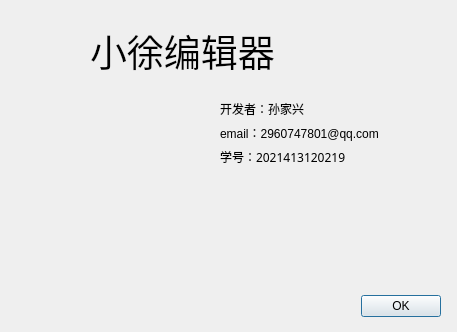
<?xml version="1.0" encoding="UTF-8"?>
<ui version="4.0">
 <class>aboutDialog</class>
 <widget class="QDialog" name="aboutDialog">
  <property name="geometry">
   <rect>
    <x>0</x>
    <y>0</y>
    <width>457</width>
    <height>332</height>
   </rect>
  </property>
  <property name="windowTitle">
   <string>Dialog</string>
  </property>
  <widget class="QDialogButtonBox" name="buttonBox">
   <property name="geometry">
    <rect>
     <x>100</x>
     <y>290</y>
     <width>341</width>
     <height>32</height>
    </rect>
   </property>
   <property name="orientation">
    <enum>Qt::Horizontal</enum>
   </property>
   <property name="standardButtons">
    <set>QDialogButtonBox::Ok</set>
   </property>
  </widget>
  <widget class="QLabel" name="label">
   <property name="geometry">
    <rect>
     <x>90</x>
     <y>30</y>
     <width>241</width>
     <height>41</height>
    </rect>
   </property>
   <property name="font">
    <font>
     <family>Agency FB</family>
     <pointsize>28</pointsize>
    </font>
   </property>
   <property name="text">
    <string>小徐编辑器</string>
   </property>
  </widget>
  <widget class="QWidget" name="">
   <property name="geometry">
    <rect>
     <x>220</x>
     <y>100</y>
     <width>182</width>
     <height>65</height>
    </rect>
   </property>
   <layout class="QVBoxLayout" name="verticalLayout">
    <item>
     <widget class="QLabel" name="label_2">
      <property name="font">
       <font>
        <family>Agency FB</family>
       </font>
      </property>
      <property name="text">
       <string>开发者：孙家兴</string>
      </property>
     </widget>
    </item>
    <item>
     <widget class="QLabel" name="label_4">
      <property name="text">
       <string>email：2960747801@qq.com</string>
      </property>
     </widget>
    </item>
    <item>
     <widget class="QLabel" name="label_3">
      <property name="font">
       <font>
        <family>Agency FB</family>
       </font>
      </property>
      <property name="text">
       <string>学号：2021413120219</string>
      </property>
     </widget>
    </item>
   </layout>
  </widget>
 </widget>
 <resources/>
 <connections>
  <connection>
   <sender>buttonBox</sender>
   <signal>accepted()</signal>
   <receiver>aboutDialog</receiver>
   <slot>accept()</slot>
   <hints>
    <hint type="sourcelabel">
     <x>248</x>
     <y>254</y>
    </hint>
    <hint type="destinationlabel">
     <x>157</x>
     <y>274</y>
    </hint>
   </hints>
  </connection>
  <connection>
   <sender>buttonBox</sender>
   <signal>rejected()</signal>
   <receiver>aboutDialog</receiver>
   <slot>reject()</slot>
   <hints>
    <hint type="sourcelabel">
     <x>316</x>
     <y>260</y>
    </hint>
    <hint type="destinationlabel">
     <x>286</x>
     <y>274</y>
    </hint>
   </hints>
  </connection>
 </connections>
</ui>
